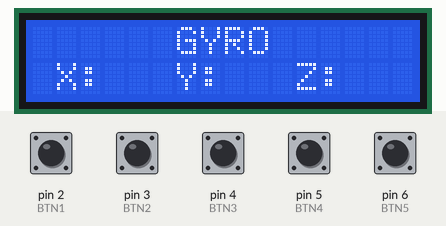
Simulated run of this sketch. Board: Arduino Uno, built with avr-gcc and run on an emulated ATmega328P. Parts: 16×2 character LCD. Inputs (shaded band) come from the test bench; at power-on: pin 2 (BTN1), pin 3 (BTN2), pin 4 (BTN3), pin 5 (BTN4), pin 6 (BTN5) HIGH.

Above: at 1.2 s.
1.3 s: pin 5 (BTN4) pulled LOW for 0.15 s
At 2.3 s:
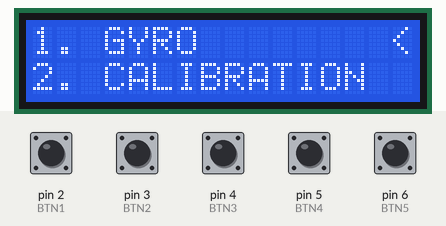
2.9 s: pin 2 (BTN1) pulled LOW for 0.15 s
At 3.9 s:
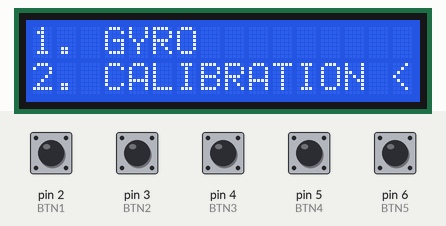
4.5 s: pin 4 (BTN3) pulled LOW for 0.15 s
At 5.5 s:
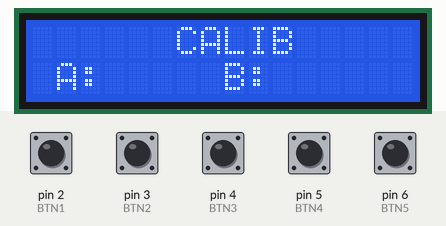
6.1 s: pin 5 (BTN4) pulled LOW for 1 s
At 7.2 s:
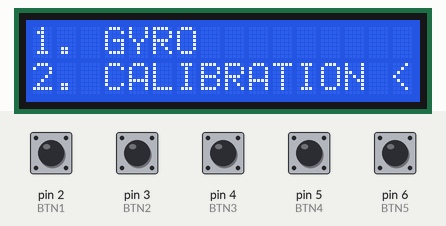
8.6 s: pin 3 (BTN2) pulled LOW for 0.15 s
At 9.4 s:
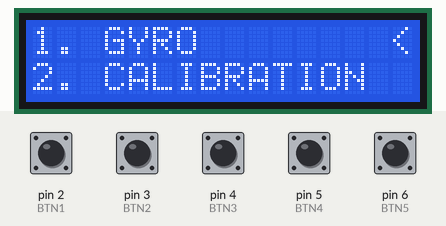
Timing chart, 0 to 11.2 s (numbered marks = the images above; inputs shaded):
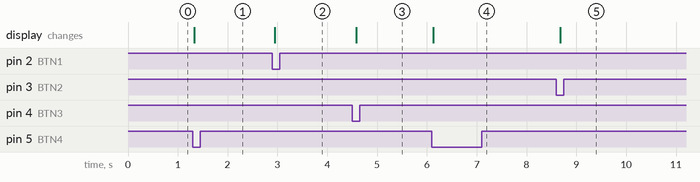

Measured:
- after the input at 1.3 s, the display: changes at once (image 1)
- after the input at 2.9 s, the display: changes at once (image 2)
- after the input at 4.5 s, the display: changes after 0.09 s (image 3)
- after the input at 6.1 s, the display: changes at once (image 4)
- after the input at 8.6 s, the display: changes after 0.07 s (image 5)

The sketch:

Menu_With_Button.ino
```cpp
/*
   Title       : Menu with Button
   Author      : Мачи Заря
   Description : Display menu on LCD 16 x 2 and I2C with 5 Buttons
*/

#include <LiquidCrystal_I2C.h>
#include <Wire.h>


const int BTN1 = 2;
const int BTN2 = 3;
const int BTN3 = 4;
const int BTN4 = 5;
const int BTN5 = 6;

LiquidCrystal_I2C lcd(0x27, 16, 2);

int LogicA, LogicB, LogicC = 0;
int Btn_Up, Btn_Down, Btn_Left, Btn_Right, Btn_Enter = 0;
int PressA, PressB, PressC, PressD = 0;
int Menu, Start = 0;;

void setup()
{
  Serial.begin(9600);
  lcd.begin();
  lcd.backlight();
  pinMode(BTN1, INPUT_PULLUP);
  pinMode(BTN2, INPUT_PULLUP);
  pinMode(BTN3, INPUT_PULLUP);
  pinMode(BTN4, INPUT_PULLUP);
  pinMode(BTN5, INPUT_PULLUP);
  lcd.setCursor(0, 0); lcd.print(" == WELCOME ==  ");
  lcd.setCursor(0, 1); lcd.print("   PRESS [OK]   ");
}

void loop()
{
  Btn_Enter_Click();
  //Btn_Enter_Clicked()
  if (LogicC == 1 && Start == 0)
  {
    Start = 1;
  }
  if (Start == 1)
  {
    Btn_Up_Click();
    Btn_Down_Click();
    Btn_Right_Click();
    Btn_Left_Click();
    //Btn_Up_Clicked()
    if (LogicA == 0 && Menu == 0)
    {
      //Btn_Right_Clicked()
      if (LogicB == 1)
      {
        Menu = 1;
        Menu_Gyro();
      }
      //Btn_Left_Clicked()
      else if (LogicB == 0)
      {
        Menu = 0;
        Menu1();
      }
    }

    else if (LogicA == 0 && Menu == 1)
    {
      if (LogicB == 0)
      {
        Menu = 0;
        Menu1();
      }
    }

    //Btn_Down_Clicked()
    else if (LogicA == 1 && Menu == 0)
    {
      //Btn_Right_Clicked()
      if (LogicB == 1)
      {
        Menu = 1;
        Menu_Calib();
      }
      //Btn_Left_Clicked()
      else if (LogicB == 0)
      {
        Menu = 0;
        Menu2();
      }
    }
    else if (LogicA == 1 && Menu == 1)
    {
      if (LogicB == 0)
      {
        Menu = 0;
        Menu2();
      }
    }
  }
}
```

MainActivity.ino
```cpp
void Btn_Up_Click()
{
  Btn_Up = digitalRead(BTN1);
  if (Btn_Up == HIGH && PressA == 0)
  {
    LogicA = 0;
    PressA = 1;
  }
  else if (Btn_Up == LOW)
  {
    PressA = 0;
  }
}


void Btn_Down_Click()
{
  Btn_Down = digitalRead(BTN2);
  if (Btn_Down == HIGH && PressA == 0)
  {
    LogicA = 1;
    PressA = 1;
  }
  else if (Btn_Down == LOW)
  {
    PressA = 0;
  }
}


void Btn_Left_Click()
{
  Btn_Left = digitalRead(BTN3);
  if (Btn_Left == HIGH && PressB == 0)
  {
    LogicB = 0;
    PressB = 1;
  }
  else if (Btn_Left == LOW)
  {
    PressB = 0;
  }
}


void Btn_Right_Click()
{
  Btn_Right = digitalRead(BTN4);
  if (Btn_Right == HIGH && PressB == 0)
  {
    LogicB = 1;
    PressB = 1;
  }
  else if (Btn_Right == LOW)
  {
    PressB = 0;
  }
}


void Btn_Enter_Click()
{
  Btn_Enter = digitalRead(BTN5);
  if (Btn_Enter == HIGH && PressC == 0)
  {
    LogicC = 1;
    PressC = 1;
  }
  else if (Btn_Enter == LOW)
  {
    PressC = 0;
  }
}


void Menu1()
{
  lcd.setCursor(0, 0); lcd.print("1. GYRO        <");
  lcd.setCursor(0, 1); lcd.print("2. CALIBRATION  ");
}


void Menu2()
{
  lcd.setCursor(0, 0); lcd.print("1. GYRO         ");
  lcd.setCursor(0, 1); lcd.print("2. CALIBRATION <");
}


void Menu_Gyro()
{
  lcd.setCursor(0, 0); lcd.print("      GYRO      ");
  lcd.setCursor(0, 1); lcd.print(" X:   Y:   Z:   ");
}


void Menu_Calib()
{
  lcd.setCursor(0, 0); lcd.print("      CALIB     ");
  lcd.setCursor(0, 1); lcd.print(" A:     B:      ");
}
```
